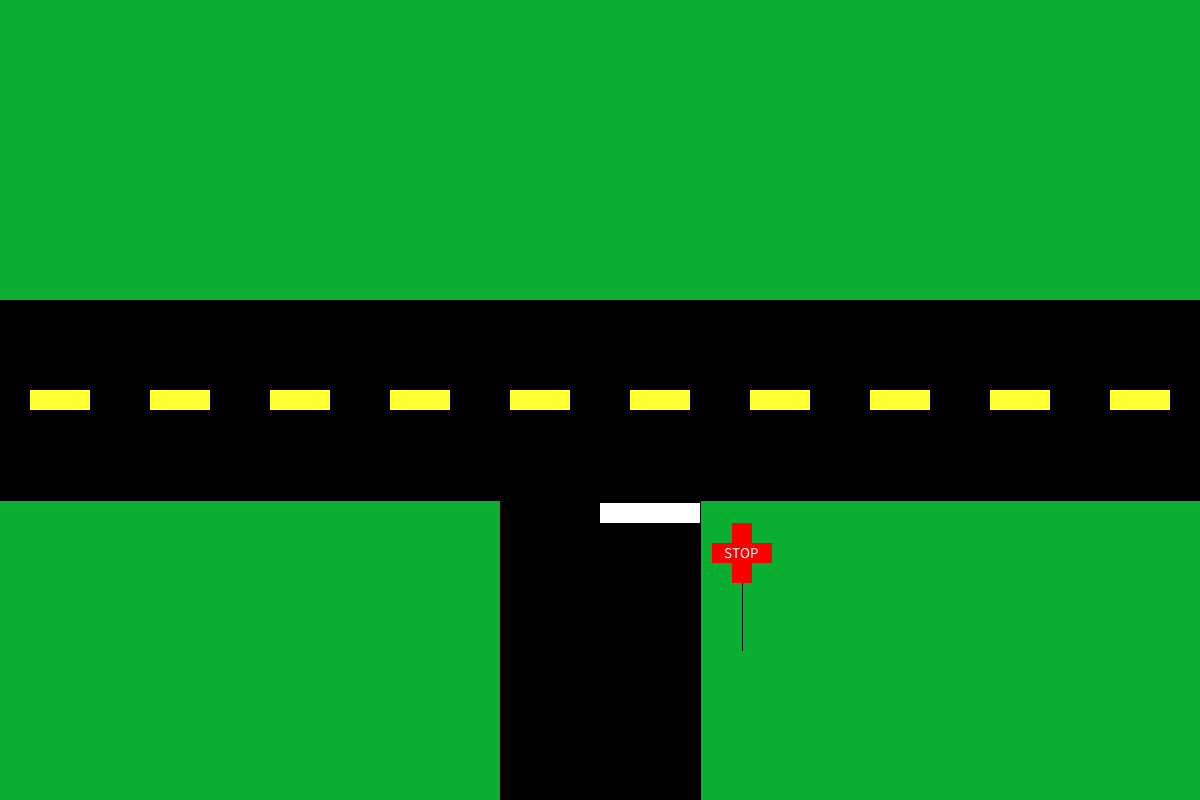
Frame 1 (no input)
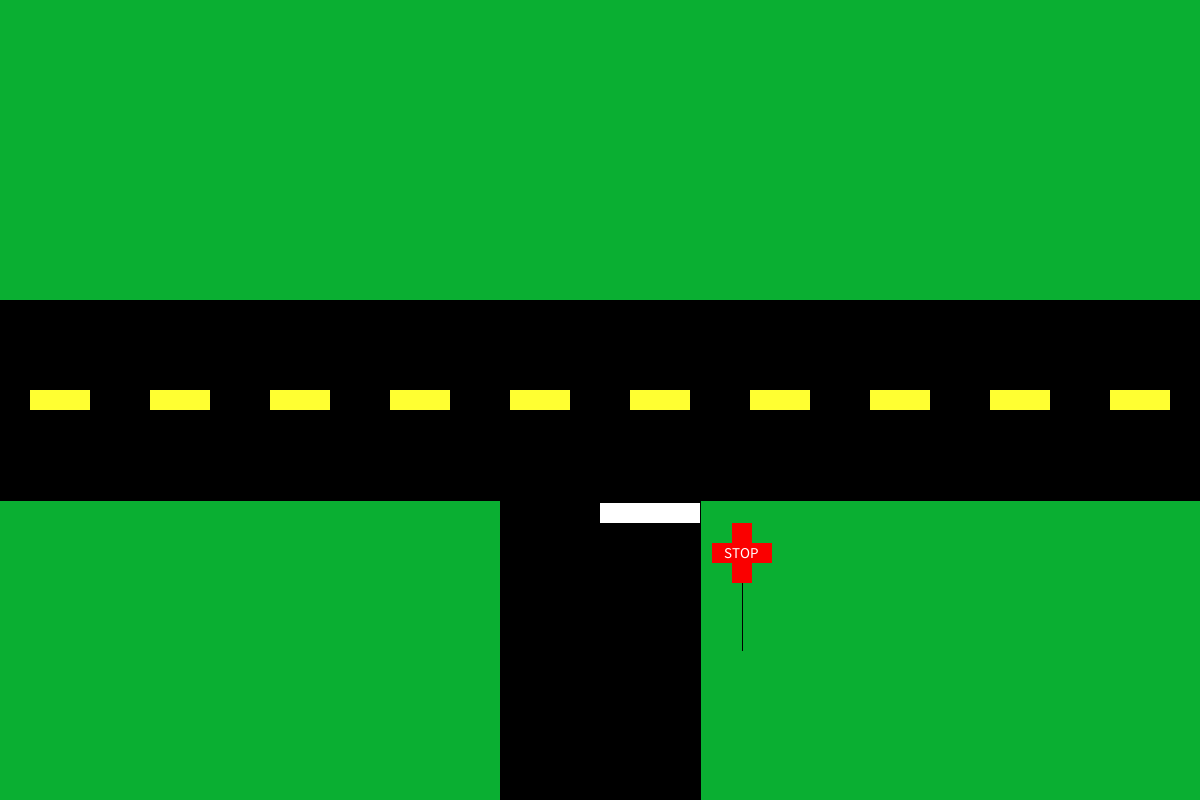
Frame 60 (the mouse pressed at the canvas centre just before this capture)
Frame 120 (the mouse held since frame 60 and released just before this capture): identical to frame 60, image omitted

The Processing sketch that drew these frames (run headless with seeded random() and noise(); from frame 60 on, the mouse is pressed at the canvas centre):

// Processing sketch: sketch_211007a
// ── sketch_211007a.pde
void setup() {
  size(1200,800);
  background(10,175,50);
  rectMode(CENTER);

}

void draw() {
  fill(0,0,0);//pavement
  rect(600,400,1200,200);// horizontal rectangle
  rect(600,600,200,600);// vertical rectangle

  //yellow lines
  fill(255,255,50);
  noStroke();
  rect(60,400,60,20);
  rect(180,400,60,20);
  rect(300,400,60,20);
  rect(420,400,60,20);
  rect(540,400,60,20);
  rect(660,400,60,20);
  rect(780,400,60,20);
  rect(900,400,60,20);
  rect(1020,400,60,20);
  rect(1140,400,60,20);

  //white approach line and stop sign
  fill(255,255,255);
  rect(650,513,100,20);
  fill(255,255,255);

  //stop sign
  fill(255,255,255);
  textSize(15);
  fill(250,0,0);
  noStroke();
  rect(742,553,60,20);
  rect(742,553,20,60);
  //triangle();

  //stop text and post
  stroke(0);
  line(742,583,742,650);
  fill(255,255,255);
  text("STOP",724,558);

  //carV1

  //carV2

  //animation

  //controls

}
